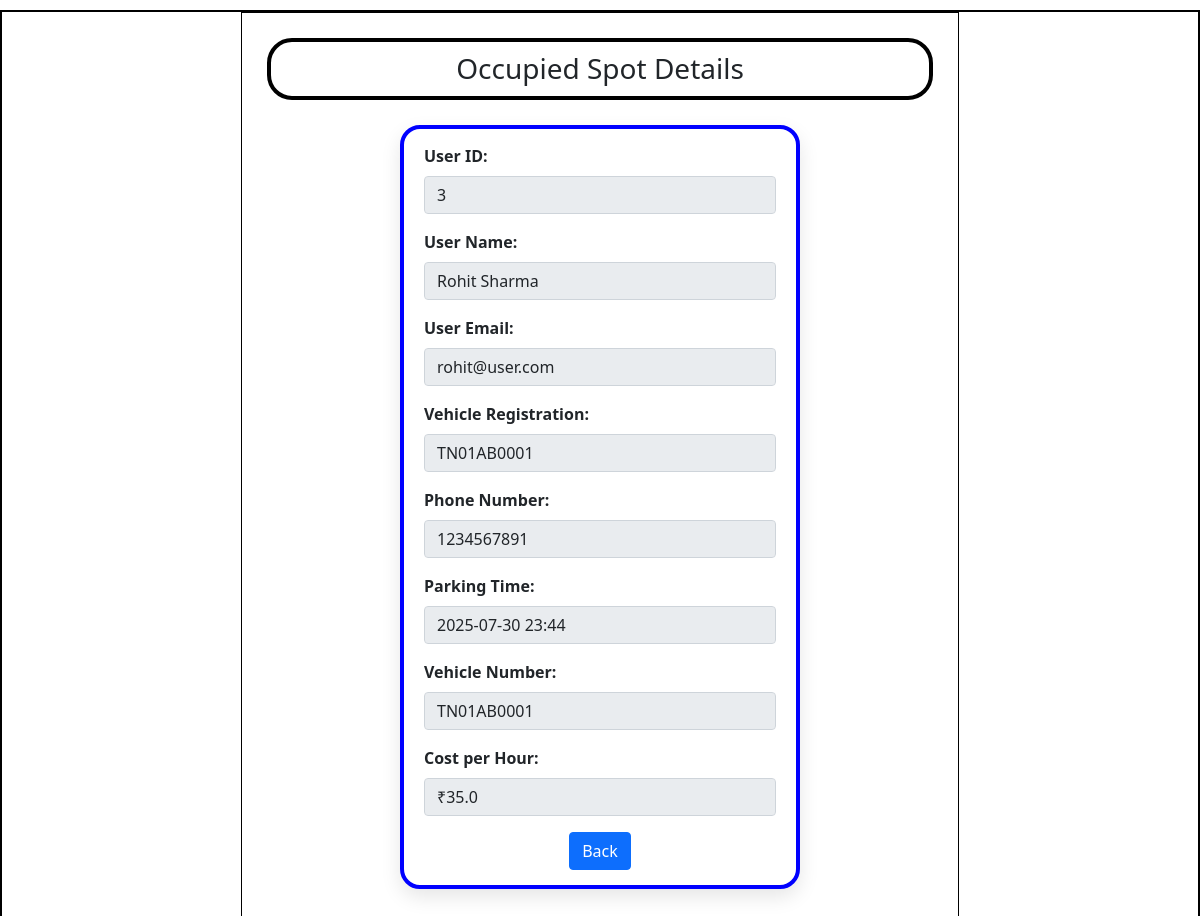
The app's page /occupied_details/62 with its own data.
### application/models.py (models this page shows)
class User(db.Model):
    id = db.Column(db.Integer, primary_key=True)
    first_name = db.Column(db.String(), nullable=False)
    last_name = db.Column(db.String(), nullable=False)
    email = db.Column(db.String(), unique=True, nullable=False)
    pwd = db.Column(db.String(), nullable=False)
    vehicle_reg = db.Column(db.String(), unique=True, nullable=False)
    address = db.Column(db.String(), nullable=False)
    pincode = db.Column(db.String(), nullable=False)
    phone_number = db.Column(db.String(), unique=True, nullable=False)
    gender = db.Column(db.String())
    age = db.Column(db.Integer)
    type = db.Column(db.String(), default='general')
    reservations = db.relationship('Reservation', backref='user')

class Reservation(db.Model):
    id = db.Column(db.Integer, primary_key=True)
    spot_id = db.Column(db.Integer, db.ForeignKey('parking_spot.id'), nullable=False)
    user_id = db.Column(db.Integer, db.ForeignKey('user.id'), nullable=False)
    parking_timestamp = db.Column(db.DateTime, nullable=False)
    leaving_timestamp = db.Column(db.DateTime, nullable=True)
    cost_per_unit_time = db.Column(db.Float, nullable=False)
    vehicle_num = db.Column(db.String(), nullable=False)

### application/controllers.py (the view)
@app.route("/occupied_details/<int:spot_id>")
def occupied_details(spot_id):
    this_user = User.query.filter_by(type='admin').first()
    spot = ParkingSpot.query.get_or_404(spot_id)
    lot = ParkingLot.query.get(spot.lot_id)
    if spot.status != 'occupied':
        return "This spot is not occupied!"
    reservation = Reservation.query.filter_by(spot_id=spot_id, leaving_timestamp=None).first()
    if not reservation:
        return "No active reservation found for this spot!"
    user = User.query.get(reservation.user_id)
    return render_template("occupied_details.html", this_user=this_user, spot=spot, lot=lot, reservation=reservation, user=user)

### templates/occupied_details.html (shortened to what this page needs)
<!DOCTYPE html>
<html lang="en">
<head>
    <link rel="stylesheet" href="../static/style.css">
    <link href="https://cdn.jsdelivr.net/npm/bootstrap@5.0.2/dist/css/bootstrap.min.css" rel="stylesheet">
</head>
<body>
    <div id="main">
        <div id="canvas">
            <div id="content">
                <h3 class="headings text-center">Occupied Spot Details</h3>
                <div id="form-body">
                    <div class="mb-3">
                        <label class="form-label"><strong>User ID:</strong></label>
                        <input type="text" class="form-control" value="{{ user.id }}" readonly>
                    </div>
                    <div class="mb-3">
                        <label class="form-label"><strong>User Name:</strong></label>
                        <input type="text" class="form-control" value="{{ user.first_name }} {{ user.last_name }}" readonly>
                    </div>
                    <div class="mb-3">
                        <label class="form-label"><strong>User Email:</strong></label>
                        <input type="text" class="form-control" value="{{ user.email }}" readonly>
                    </div>
                    <div class="mb-3">
                        <label class="form-label"><strong>Vehicle Registration:</strong></label>
                        <input type="text" class="form-control" value="{{ user.vehicle_reg }}" readonly>
                    </div>
                    <div class="mb-3">
                        <label class="form-label"><strong>Phone Number:</strong></label>
                        <input type="text" class="form-control" value="{{ user.phone_number }}" readonly>
                    </div>
                    <div class="mb-3">
                        <label class="form-label"><strong>Parking Time:</strong></label>
                        <input type="text" class="form-control" value="{{ reservation.parking_timestamp.strftime('%Y-%m-%d %H:%M') }}" readonly>
                    </div>
                    <div class="mb-3">
                        <label class="form-label"><strong>Vehicle Number:</strong></label>
                        <input type="text" class="form-control" value="{{ reservation.vehicle_num }}" readonly>
                    </div>
                    <div class="mb-3">
                        <label class="form-label"><strong>Cost per Hour:</strong></label>
                        <input type="text" class="form-control" value="₹{{ reservation.cost_per_unit_time }}" readonly>
                    </div>
                    <div class="text-center">
                        <a href="/admin_dashboard" class="btn btn-primary">Back</a>
                    </div>
                </div>
            </div>
        </div>
    </div>
</body>
</html>

### static/style.css (style rules this page uses)
* { margin: 0px; }
#main, canvas { border: 2px solid black; margin-top: 10px; margin-bottom: 10px; }
#canvas { width: 60%; margin: auto; min-height: 100vh; border: 1px solid black; padding-bottom: 20px; }
#form-body { max-width: 400px; width: 90%; min-height: 350px; border: 4px solid blue; margin: 20px auto 40px auto; padding: 15px 20px 15px 20px; border-radius: 20px; background-color: #fff; box-shadow: 0 8px 20px rgba(0, 0, 0, 0.1); }
.headings { border: 4px solid black; border-radius: 25px; margin: 25px; padding: 10px; }

### records on screen
User: id "3", first_name "Rohit Sharma", email "rohit@user.com", vehicle_reg "TN01AB0001", phone_number "1234567891"
Reservation: parking_timestamp "2025-07-30 23:44", vehicle_num "TN01AB0001", cost_per_unit_time "₹35.0"
